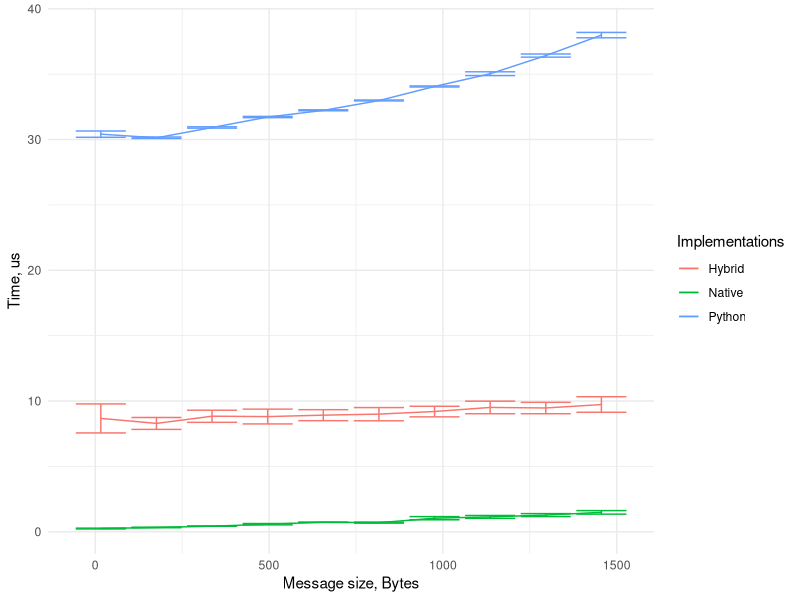

This chart was generated by the following R code:
data<-read.csv("clean-data-hmac.txt", header=T)
data<-data[data$Op=="Enc", ]
require(ggplot2)

pdf("hmac.pdf")
options(repr.plot.width = 4, repr.plot.height = 2)
ggplot(data, aes(x = Block, y = Mean, colour = factor(Type))) +
  geom_line() + 
  geom_errorbar(aes(ymax = CIP, ymin = CIN)) +
  xlab("Message size, Bytes") +
  ylab("Time, us") +
  guides(colour=guide_legend(title="Implementations")) +
  scale_fill_manual(values = c("blue", "pink", "red")) +
  theme_minimal()
dev.off()
